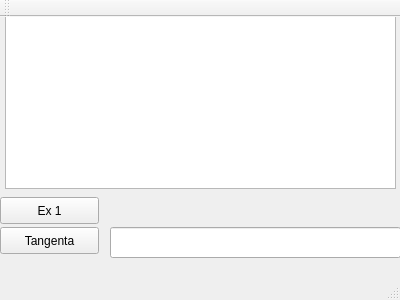
<?xml version="1.0" encoding="UTF-8"?>
<ui version="4.0">
 <class>cn_hw1</class>
 <widget class="QMainWindow" name="cn_hw1">
  <property name="geometry">
   <rect>
    <x>0</x>
    <y>0</y>
    <width>400</width>
    <height>300</height>
   </rect>
  </property>
  <property name="windowTitle">
   <string>cn_hw1</string>
  </property>
  <widget class="QWidget" name="centralWidget">
   <widget class="QPushButton" name="computeTangenta">
    <property name="geometry">
     <rect>
      <x>0</x>
      <y>210</y>
      <width>99</width>
      <height>27</height>
     </rect>
    </property>
    <property name="text">
     <string>Tangenta</string>
    </property>
   </widget>
   <widget class="QLineEdit" name="lineEditTangentaValue">
    <property name="geometry">
     <rect>
      <x>110</x>
      <y>210</y>
      <width>291</width>
      <height>31</height>
     </rect>
    </property>
   </widget>
   <widget class="QTextBrowser" name="textBrowserInfo">
    <property name="geometry">
     <rect>
      <x>5</x>
      <y>-9</y>
      <width>391</width>
      <height>181</height>
     </rect>
    </property>
   </widget>
   <widget class="QPushButton" name="push_button_1">
    <property name="geometry">
     <rect>
      <x>0</x>
      <y>180</y>
      <width>99</width>
      <height>27</height>
     </rect>
    </property>
    <property name="text">
     <string>Ex 1</string>
    </property>
   </widget>
  </widget>
  <widget class="QMenuBar" name="menuBar">
   <property name="geometry">
    <rect>
     <x>0</x>
     <y>0</y>
     <width>400</width>
     <height>25</height>
    </rect>
   </property>
  </widget>
  <widget class="QToolBar" name="mainToolBar">
   <attribute name="toolBarArea">
    <enum>TopToolBarArea</enum>
   </attribute>
   <attribute name="toolBarBreak">
    <bool>false</bool>
   </attribute>
  </widget>
  <widget class="QStatusBar" name="statusBar"/>
 </widget>
 <layoutdefault spacing="6" margin="11"/>
 <resources/>
 <connections/>
</ui>
